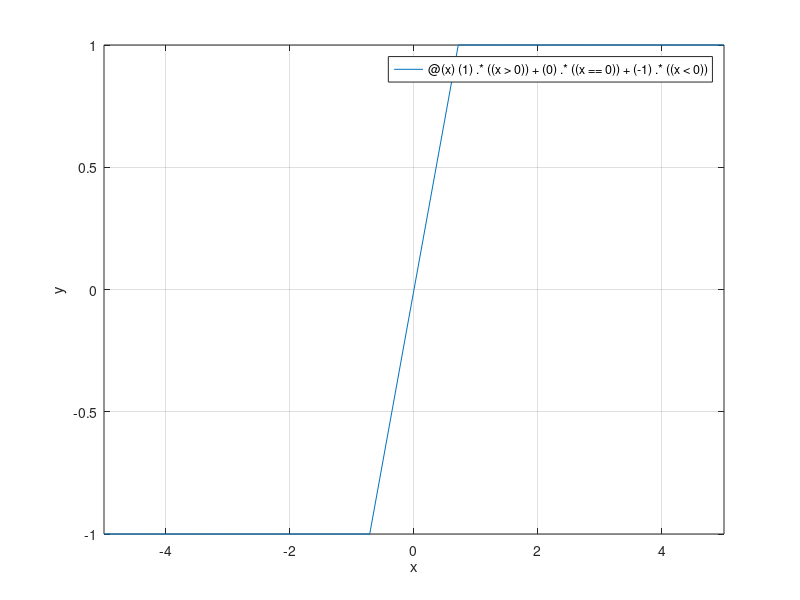

Write the MATLAB code that produced this figure.
%signum function without using inbuilt func
x = -10:0.01:10;
y = @(x) (1).*((x >0)) + (0).*((x==0)) + (-1).*((x<0));
fplot(y);
xlabel('x');
ylabel('y');
grid on
